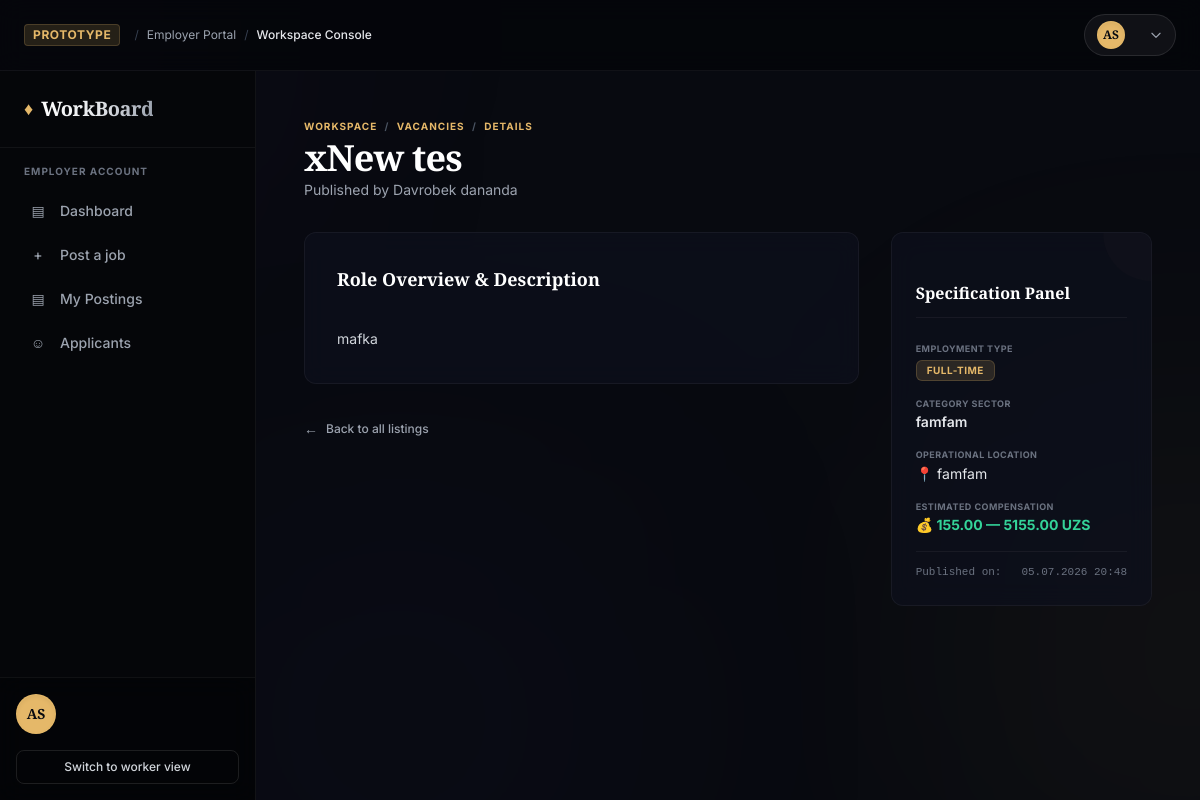
The app's page /jobs/2/ with its own data.
### jobs/models.py (models this page shows, shortened)
class Job(models.Model):
    JOBTYPES = (
        ('full-time', 'Full-time'),
        ('part-time', 'Part-time'),
        ('remote', 'Remote'),
        ('internship', 'Internship'),
    )
    employer = models.ForeignKey(CustomUser, on_delete=models.CASCADE)
    title = models.CharField(max_length=100)
    desc = models.TextField()
    category = models.CharField(max_length=30)
    location = models.CharField(max_length=150)
    salary_min = models.DecimalField(max_digits=20, decimal_places=2)
    salary_max = models.DecimalField(max_digits=20, decimal_places=2)
    job_type = models.CharField(max_length=20, choices=JOBTYPES)
    created_at = models.DateTimeField(auto_now_add=True)

### users/models.py (models this page shows, shortened)
class CustomUser(AbstractUser):
    STATUS = (
        ('worker', 'Worker'),
        ('employer', 'Employer')
    )
    role = models.CharField(max_length=10, choices=STATUS)
    phone = models.CharField(max_length=20)
    profile_img = models.ImageField(upload_to='avtrs/', blank=True, default='avtrs/default_avtr.jpg')

### jobs/views.py (the view)
# urls.py: path('<int:pk>/', job_detail, name='job_detail'),
def job_detail(request, pk):
    job = get_object_or_404(Job, pk=pk)
    return render(request, 'jobs/jobs/job_detail.html', {'job': job})

### templates/jobs/jobs/job_detail.html (shortened to what this page needs)
{% extends 'emp-base.html' %}
{% block content %}
<div class="max-w-4xl mx-auto space-y-8">
    <div class="flex flex-col md:flex-row md:items-center md:justify-between gap-4">
        <div>
            <div class="text-[10px] tracking-widest uppercase text-premium-gold font-bold mb-1">
                Workspace <span class="mx-1 text-gray-600">/</span> Vacancies <span class="mx-1 text-gray-600">/</span> Details
            </div>
            <h1 class="font-serif text-3xl md:text-4xl text-white font-semibold leading-tight tracking-tight">
                {{ job.title }}
            </h1>
            <p class="text-gray-400 text-sm mt-0.5">Published by {{ job.employer.get_full_name|default:"Employer Console" }}</p>
        </div>
    </div>
    <div class="grid grid-cols-1 lg:grid-cols-3 gap-8">
        <div class="lg:col-span-2 space-y-6">
            <div class="glass-panel rounded-xl p-6 md:p-8 space-y-6">
                <div>
                    <h2 class="font-serif text-lg font-bold text-white mb-3">Role Overview & Description</h2>
                    <p class="text-gray-300 text-sm leading-relaxed whitespace-pre-line">
                        {{ job.desc|default:"We are searching for a high-performing backend developer to take charge of our architecture frameworks, database scalability, and system automation protocols." }}
                    </p>
                </div>
            </div>
            <div class="pt-2">
                <a href="{% url 'my-postings' %}" class="inline-flex items-center text-xs text-gray-400 hover:text-premium-gold transition duration-150 font-medium">
                    <span class="mr-2 text-sm">←</span> Back to all listings
                </a>
            </div>
        </div>
        <div class="space-y-6">
            <div class="glass-panel rounded-xl p-6 space-y-6 relative overflow-hidden group">
                <div class="absolute -right-12 -top-12 w-24 h-24 bg-premium-goldMuted rounded-full opacity-10 pointer-events-none"></div>
                <h3 class="font-serif text-base font-bold text-white border-b border-white/5 pb-3">Specification Panel</h3>
                <div class="space-y-4">
                    <div>
                        <span class="block text-[9px] uppercase tracking-wider text-gray-500 font-bold">Employment Type</span>
                        <span class="inline-flex items-center px-2.5 py-0.5 rounded-md text-[10px] font-bold uppercase tracking-wider bg-premium-goldMuted text-premium-gold border border-premium-gold/20 mt-1">
                            {{ job.get_job_type_display|default:"Full-Time" }}
                        </span>
                    </div>
                    <div>
                        <span class="block text-[9px] uppercase tracking-wider text-gray-500 font-bold">Category Sector</span>
                        <span class="text-sm font-semibold text-gray-200 block mt-0.5">{{ job.category|default:"IT & Infrastructure" }}</span>
                    </div>
                    <div>
                        <span class="block text-[9px] uppercase tracking-wider text-gray-500 font-bold">Operational Location</span>
                        <span class="text-sm text-gray-200 block mt-0.5">📍 {{ job.location|default:"Tashkent, UZ" }}</span>
                    </div>
                    <div>
                        <span class="block text-[9px] uppercase tracking-wider text-gray-500 font-bold">Estimated Compensation</span>
                        <span class="text-sm font-bold text-emerald-400 block mt-0.5">
                            💰 {{ job.salary_min }} — {{ job.salary_max }} UZS
                        </span>
                    </div>
                    <div class="pt-3 border-t border-white/5 flex justify-between text-[11px] text-gray-500 font-mono">
                        <span>Published on:</span>
                        <span>{{ job.created_at|date:"d.m.Y H:i"|default:"06.07.2026" }}</span>
                    </div>
                </div>
            </div>
        </div>
    </div>
</div>
{% endblock %}

### templates/emp-base.html (style rules this page uses)
.glass-panel { background: rgba(13, 17, 29, 0.7); backdrop-filter: blur(12px); -webkit-backdrop-filter: blur(12px); border: 1px solid rgba(255, 255, 255, 0.05); }

### records on screen
Job: title "xNew tes", employer.get_full_name "Davrobek dananda", desc "mafka", job_type "FULL-TIME", category "famfam", location "famfam", salary_min "155.00", salary_max "5155.00", created_at "05.07.2026 20:48"
